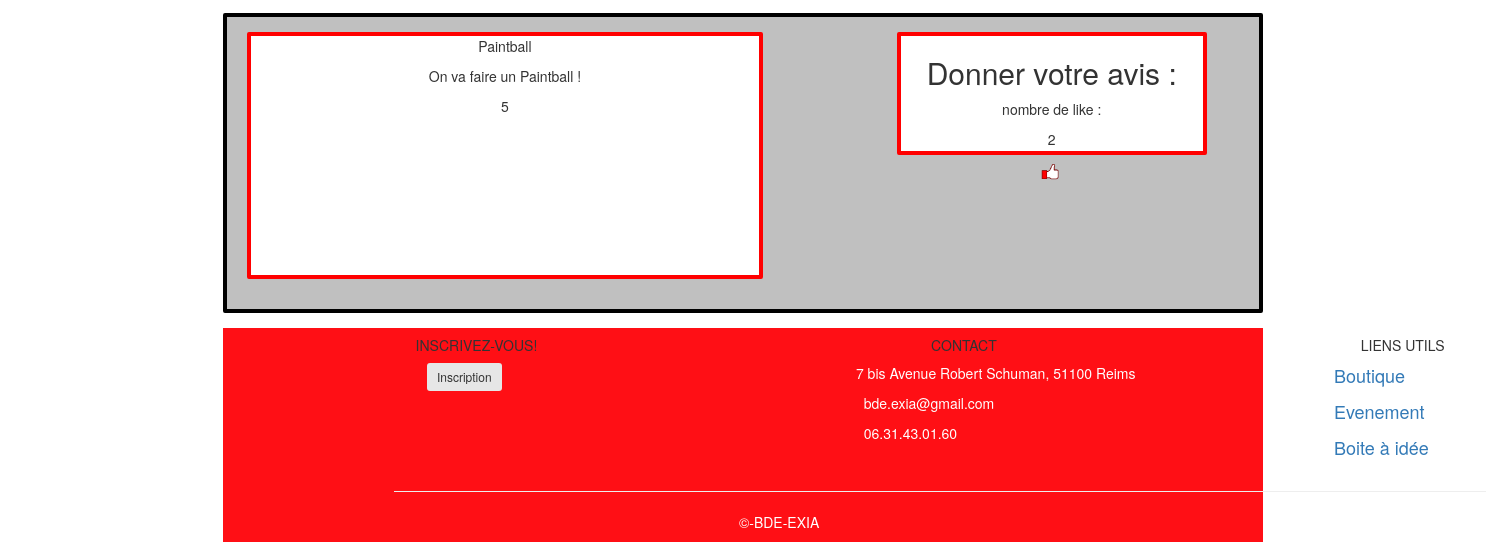
Page /ProjetsWeb/evenement.php (lower part) on the earlier database version.
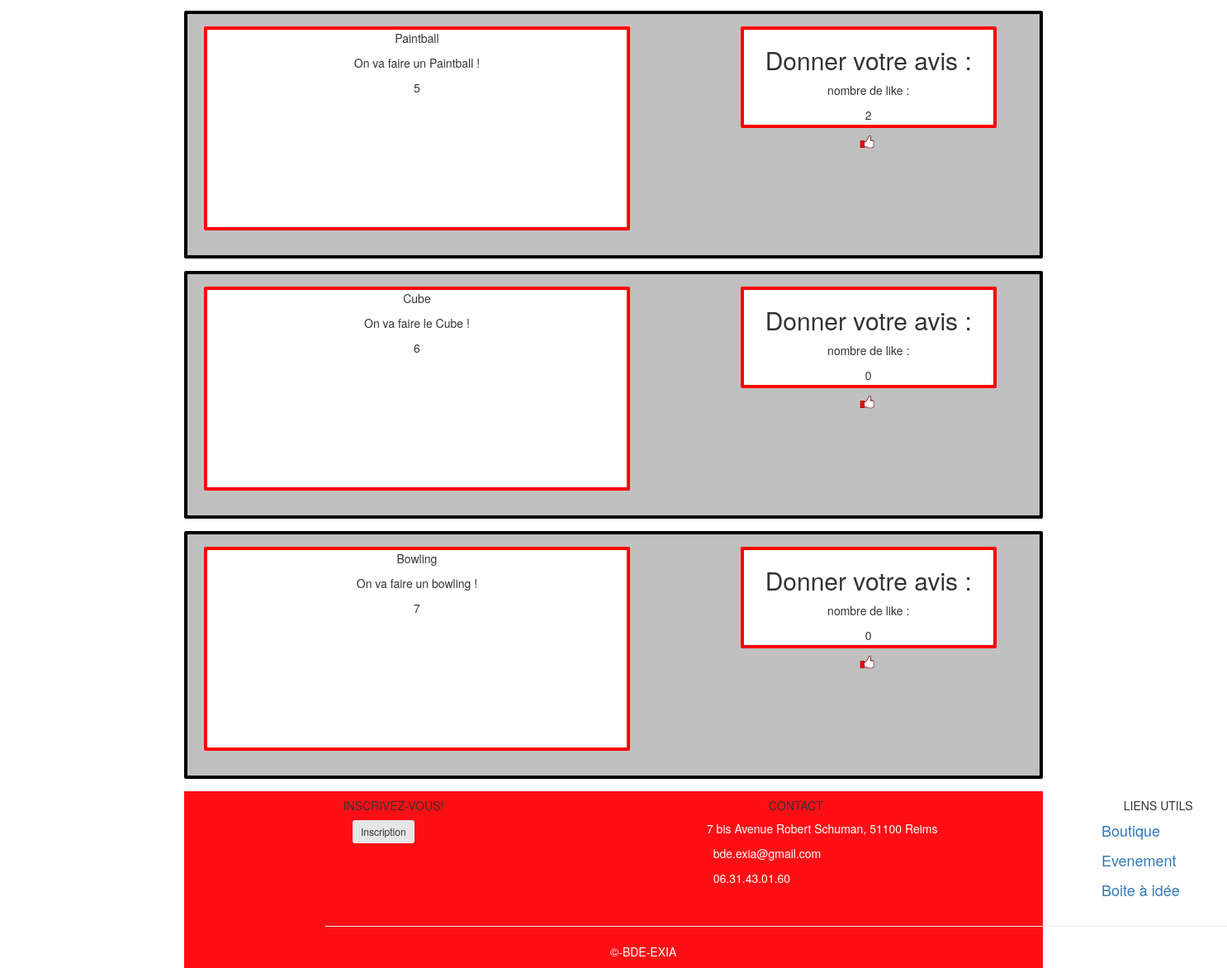
Same page on the later database version.
### tables this page shows
CREATE TABLE IF NOT EXISTS `evenement` (
  `ID_eve` int(11) NOT NULL AUTO_INCREMENT,
  `Objet` varchar(25) NOT NULL,
  `Description` varchar(500) DEFAULT NULL,
  `Date_Soumission` date NOT NULL,
  PRIMARY KEY (`ID_eve`)
);

### ProjetsWeb/evenement.php (the view, shortened to what this page needs)
<!DOCTYPE html>
<html lang="fr">
<head>
	<link rel="stylesheet" href="style.css"/>
	 <link rel="stylesheet" href="bootstrap/css/bootstrap.css"/>
</head>
<body>
<?php
$bdd = new PDO('mysql:host=localhost;dbname=phpweb','root','');
$afficher = $bdd->query('SELECT * FROM evenement ');
  while ($donnes = $afficher->fetch())
{
	?>
	<section class="sec">
	<div class="div1">
	<p><?php echo $donnes['Objet'];  ?></p>
	<p><?php echo $donnes['Description'];  ?></p>
	<p><?php echo $donnes['ID_eve'];  ?></p>
	</div>
	<div  class="div2">
    <h2> Donner votre avis : </h2>
  <?php  $likes = $bdd->prepare('SELECT COUNT(ID_Utilisateurs) AS participant FROM evenement INNER JOIN like_evenement ON evenement.ID_eve = like_evenement.ID_Evenement WHERE ID_eve =?');
    $likes->execute(array($donnes['ID_eve']));
 $date = $likes->fetch(); ?>
<p >  nombre de like :</p>  <p id="plop"><?php echo $date['participant'];  ?></p> <a class="imglike" href="fullbidon"><img  style="width: 7%" src="Image/like.png" ></a>
	</div>
</section>
<?php
}
?>
	<footer>
		<?php
		include('footer.php');
?>
	</footer>
</body>
</html>

Differences in the rows shown:
added evenement: Objet "Cube", Description "On va faire le Cube !", ID_eve "6", participant "0"
added evenement: Objet "Bowling", Description "On va faire un bowling !", ID_eve "7", participant "0"
